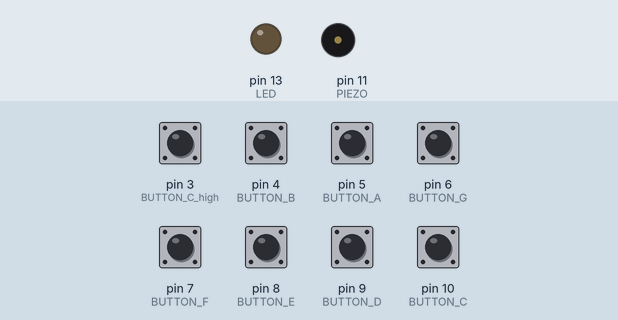
The sketch below on a simulated Arduino Uno, built with avr-gcc and run on an emulated ATmega328P. Parts: output pins drawn as LEDs (lit = HIGH), buzzer (waves = sounding). Inputs (shaded band) come from the test bench; at power-on: pin 3 (BUTTON_C_high), pin 4 (BUTTON_B), pin 5 (BUTTON_A), pin 6 (BUTTON_G), pin 7 (BUTTON_F), pin 8 (BUTTON_E), pin 9 (BUTTON_D), pin 10 (BUTTON_C) HIGH.

Above: at 1.2 s.
1.3 s: pin 3 (BUTTON_C_high) pulled LOW for 0.15 s
At 1.37 s:
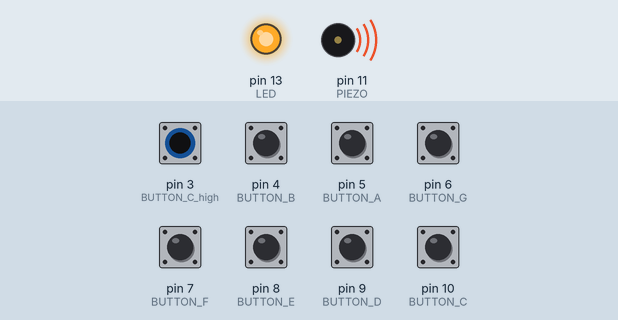
Timing chart, 0 to 4.3 s (numbered marks = the images above; inputs shaded):
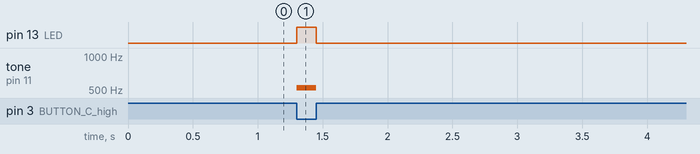

Measured:
- after the input at 1.3 s, pin 13 (LED): LOW → HIGH at once, → LOW 0.15 s later; tone on pin 11 (PIEZO): silent → 524 Hz at once, → silent 0.15 s later

The sketch:

Piano.ino
```cpp
#define NOTE_C 262
#define NOTE_D 294
#define NOTE_E 330
#define NOTE_F 349
#define NOTE_G 392
#define NOTE_A 440
#define NOTE_B 493
#define NOTE_C_high 524

#define ACTIVATED LOW

const int PIEZO = 11;
const int LED = 13;

const int BUTTON_C = 10;
const int BUTTON_D = 9;
const int BUTTON_E = 8;
const int BUTTON_F = 7;
const int BUTTON_G = 6;
const int BUTTON_A = 5;
const int BUTTON_B = 4;
const int BUTTON_C_high = 3;


void setup()
{
  pinMode(LED, OUTPUT);
  pinMode(BUTTON_C, INPUT);
  digitalWrite(BUTTON_C,HIGH);
  pinMode(BUTTON_D, INPUT);
  digitalWrite(BUTTON_D,HIGH);
  pinMode(BUTTON_E, INPUT);
  digitalWrite(BUTTON_E,HIGH);
  pinMode(BUTTON_F, INPUT);
  digitalWrite(BUTTON_F,HIGH);
  pinMode(BUTTON_G, INPUT);
  digitalWrite(BUTTON_G,HIGH);
  pinMode(BUTTON_A, INPUT);
  digitalWrite(BUTTON_A,HIGH);
  pinMode(BUTTON_B, INPUT);
  digitalWrite(BUTTON_B,HIGH);
  pinMode(BUTTON_C_high, INPUT);
  digitalWrite(BUTTON_C_high,HIGH);

  digitalWrite(LED,LOW);
}

void loop()
{
  while(digitalRead(BUTTON_C) == ACTIVATED)
  {
    tone(PIEZO,NOTE_C);
    digitalWrite(LED,HIGH);
  }

  while(digitalRead(BUTTON_D) == ACTIVATED)
  {
    tone(PIEZO,NOTE_D);
    digitalWrite(LED,HIGH);
  }

  while(digitalRead(BUTTON_E) == ACTIVATED)
  {
    tone(PIEZO,NOTE_E);
    digitalWrite(LED,HIGH);
  }

  while(digitalRead(BUTTON_F) == ACTIVATED)
  {
    tone(PIEZO,NOTE_F);
    digitalWrite(LED,HIGH);
  }

  while(digitalRead(BUTTON_G) == ACTIVATED)
  {
    tone(PIEZO,NOTE_G);
    digitalWrite(LED,HIGH);
  }

  while(digitalRead(BUTTON_A) == ACTIVATED)
  {
    tone(PIEZO,NOTE_A);
    digitalWrite(LED,HIGH);
  }

  while(digitalRead(BUTTON_B) == ACTIVATED)
  {
    tone(PIEZO,NOTE_B);
    digitalWrite(LED,HIGH);
  }
  while(digitalRead(BUTTON_C_high) == ACTIVATED)
  {
    tone(PIEZO,NOTE_C_high);
    digitalWrite(LED,HIGH);
  }

  noTone(PIEZO);
  digitalWrite(LED,LOW);

}
```
